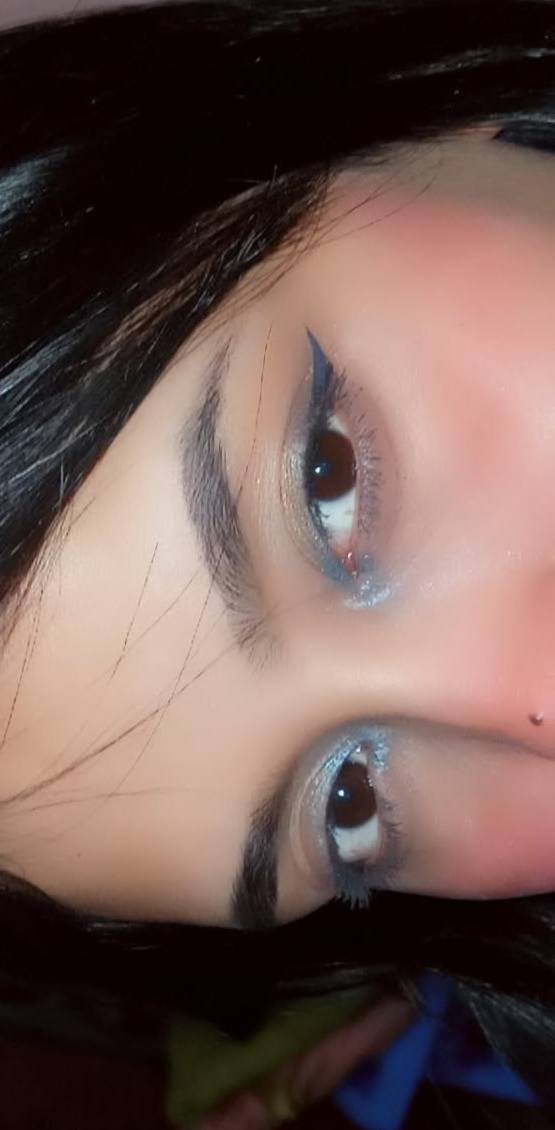
#> input picture Day-01(opencv)/data/she.jpg, 555 x 1130 px
$ python 08-thresholding.py
#> lines starting #> are read from the running program, lines starting #| are printed output that depends on the picture; after the words box and inside, x2 and y2 are one past the last pixel; in counts of white or black regions, pixels touching at a corner belong together
import os
import cv2

img = cv2.imread(os.path.join('.', 'data', 'she.jpg'))
#> img is the input picture: shape (1130, 555, 3); mean B, G, R 81.1, 86.4, 109.2

### the idea is to convert bgr image to binary image
## Thresholding mostly used in image segmentation or detect object from a lots of noise

img_gray = cv2.cvtColor(img, cv2.COLOR_BGR2GRAY)
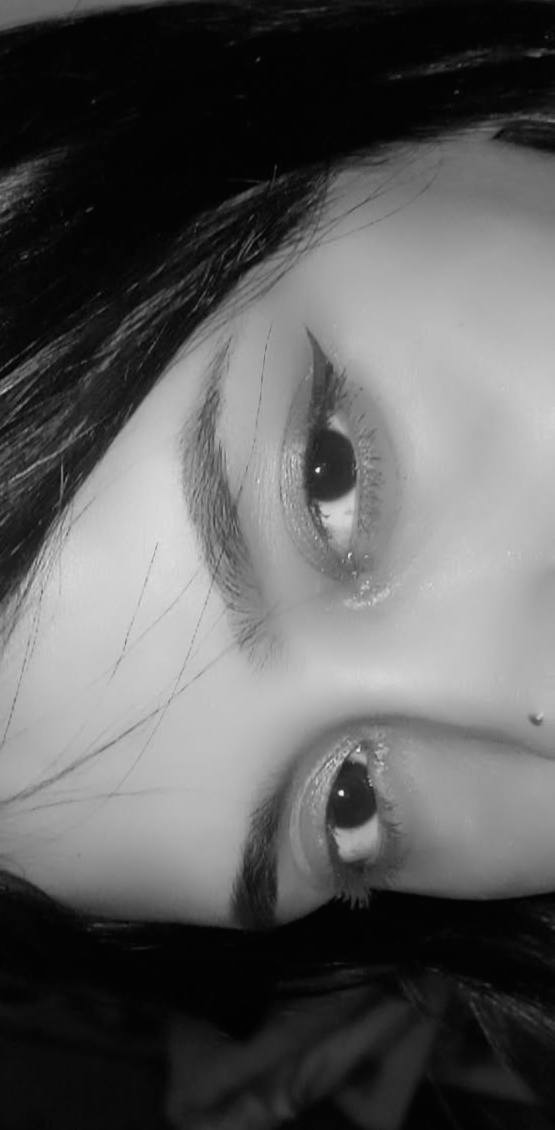
#> img_gray: shape (1130, 555); min 1, max 242, mean 92.6

ret, thresh = cv2.threshold(img_gray, 110, 255, cv2.THRESH_BINARY) ###so 80 will be 0 or black and rest of it greater than 80 will be 255 or white
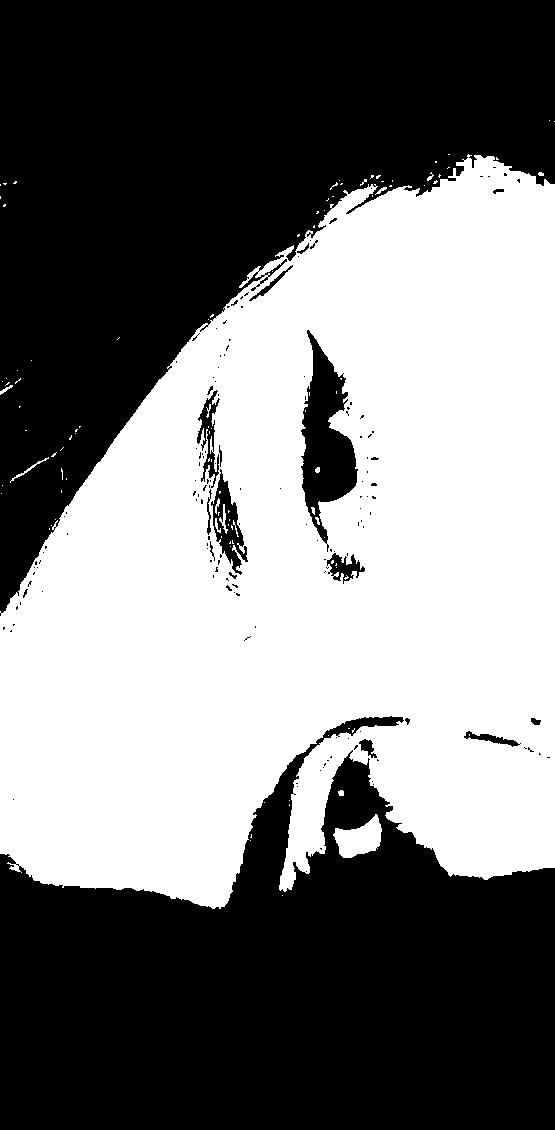
#> thresh: shape (1130, 555); 47.5% white; 106 white regions (90 under 20 px), largest, box (x1, y1, x2, y2) and area: (0, 154, 555, 909) 295915, (333, 814, 382, 858) 1273, (10, 457, 49, 483) 93

thresh = cv2.blur(thresh, (10, 10))
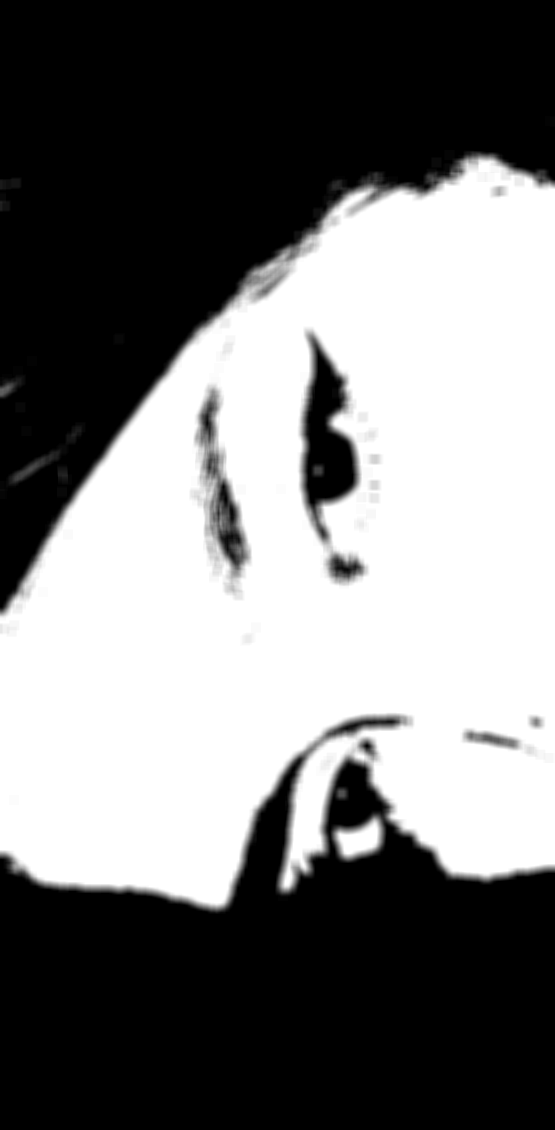
#> thresh: shape (1130, 555); min 0, max 255, mean 121.1

ret, thresh = cv2.threshold(thresh, 110, 255, cv2.THRESH_BINARY)
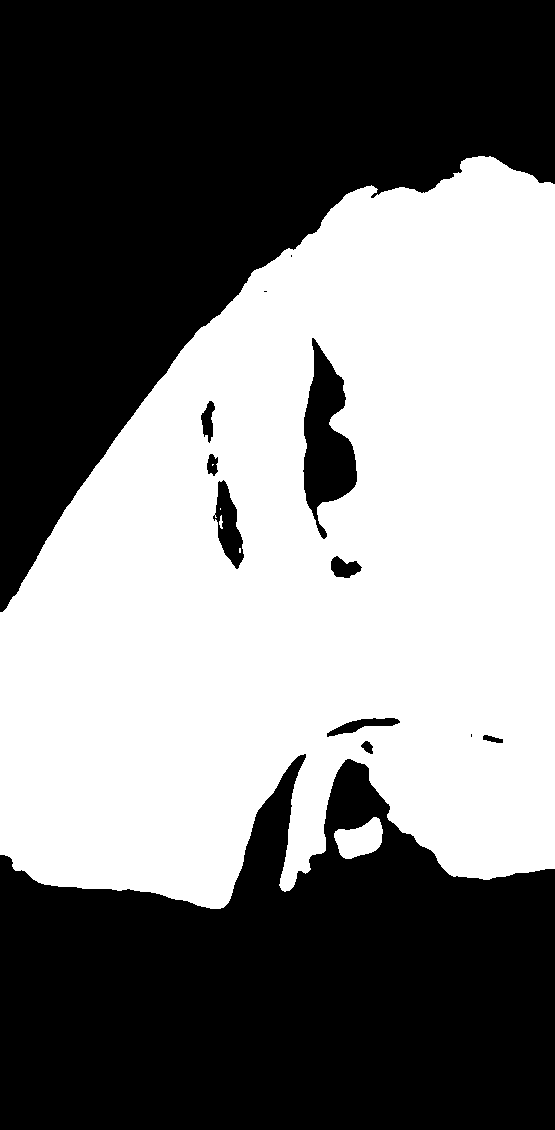
#> thresh: shape (1130, 555); 48.1% white; 6 white regions (3 under 20 px), largest, box (x1, y1, x2, y2) and area: (0, 156, 555, 909) 300017, (334, 817, 383, 859) 1331, (219, 515, 223, 529) 34

#### There is another threshold which is used for detecting shadow ocr. so the function called
# cv2.adaptiveThreshold(img, 255, cv2.ADAPTIVE_THRESH_GAUSSIAN_C(we can use 2 different parameter here one gaus and mean), cv2.THRESH_BINARY, 21, 30)


cv2.imshow('img', img)
cv2.imshow('img_gray', img_gray)
cv2.imshow('thresh', thresh)

cv2.imwrite('output/sketch.jpg', thresh)


cv2.waitKey(0)

$ run again, with Day-01(opencv)/data/GjbRnviasAAmda9.jpg copied over Day-01(opencv)/data/she.jpg
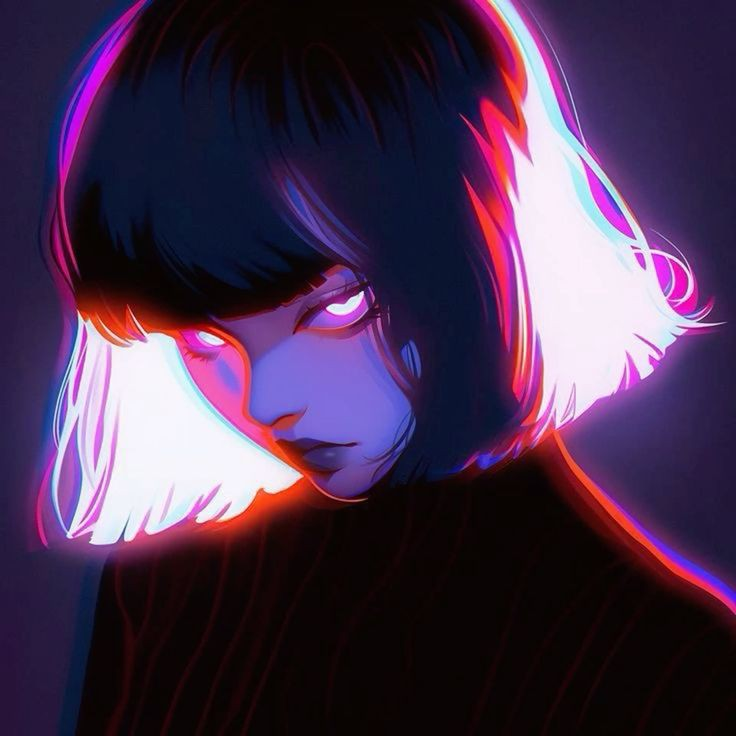
#> input picture Day-01(opencv)/data/GjbRnviasAAmda9.jpg, 736 x 736 px
#> img is the input picture: shape (736, 736, 3); mean B, G, R 77.6, 49.1, 71.2
#> `img_gray = cv2.cvtColor(img, cv2.COLOR_BGR2GRAY)`:
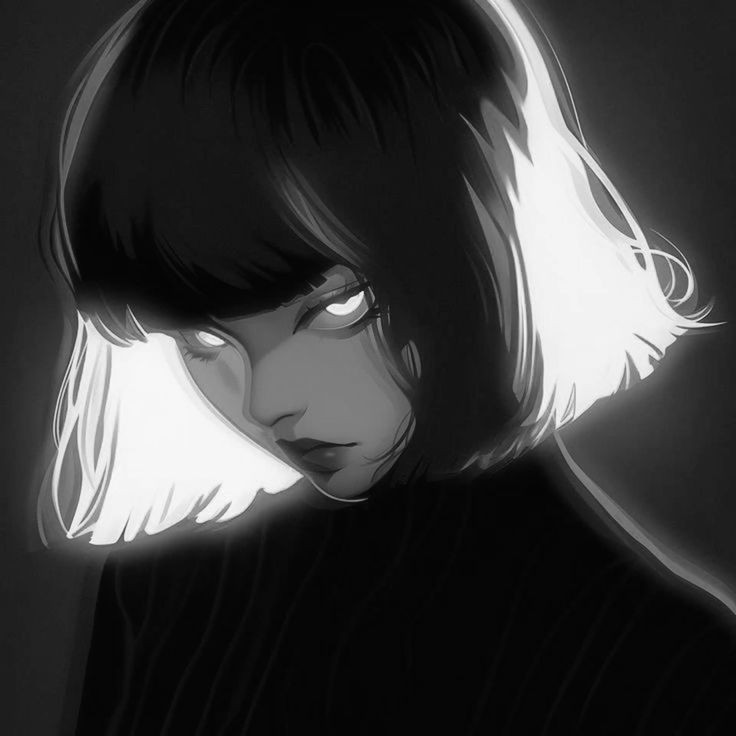
#> img_gray: shape (736, 736); min 2, max 254, mean 59
#> `ret, thresh = cv2.threshold(thresh, 110, 255, cv2.THRESH_BINARY)`:
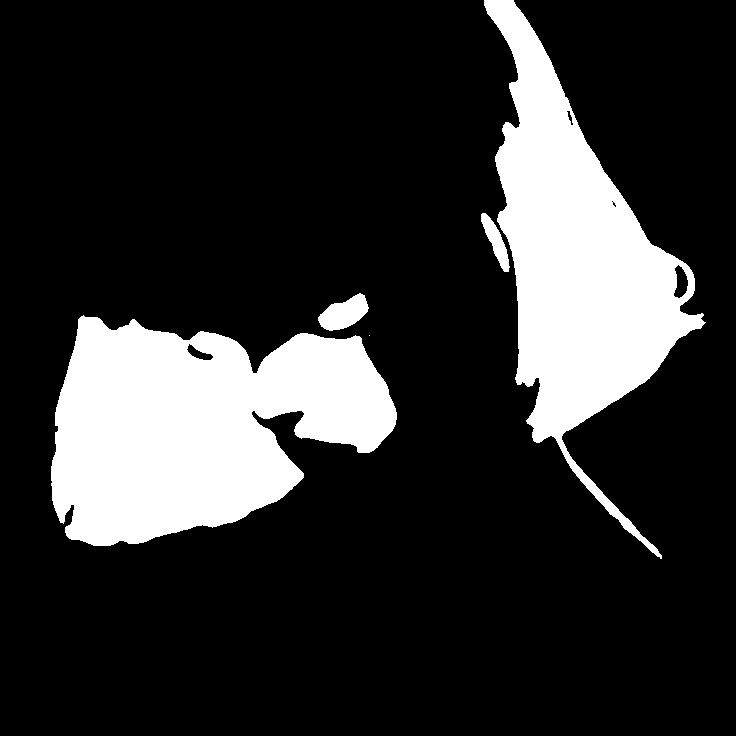
#> thresh: shape (736, 736); 18.7% white; 5 white regions (1 under 20 px), largest, box (x1, y1, x2, y2) and area: (51, 315, 397, 546) 53667, (484, 0, 706, 559) 45929, (318, 293, 369, 331) 1153, (481, 213, 510, 272) 673
